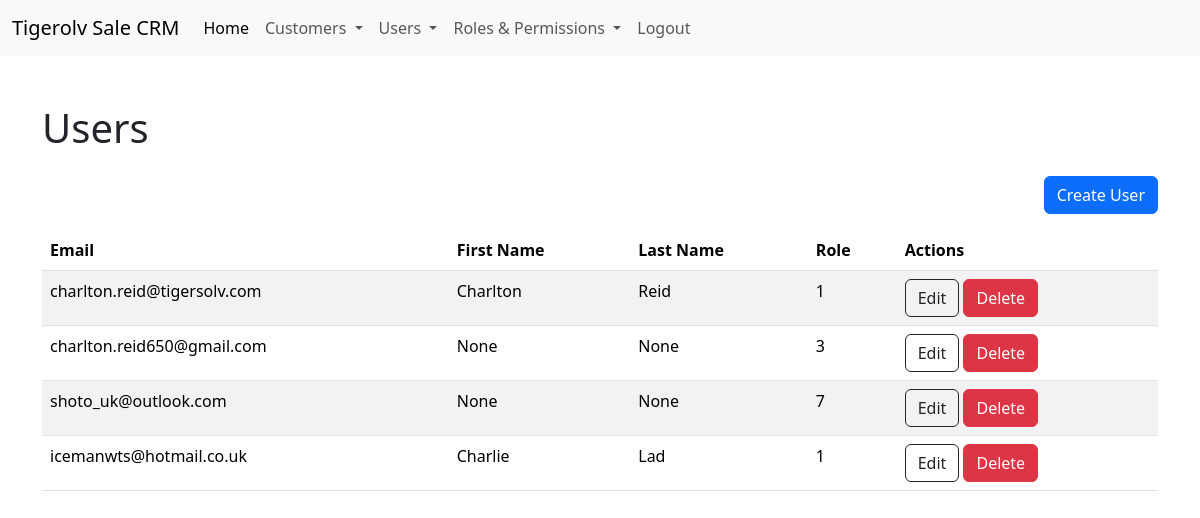
The page /users/ (signed in) on the database its author committed.
### app/models.py (models this page shows, shortened)
class User(UserMixin, db.Model):
    __tablename__ = 'user'
    UserId = db.Column(db.Integer,primary_key=True)
    FirstName = db.Column(db.String(64))
    LastName = db.Column(db.String(64))
    Email = db.Column(db.String(255))
    Password = db.Column(db.String(255))
    Role = db.Column(db.Integer, default=1)
    DateCreated = db.Column(db.DateTime , default=datetime.now)
    Confirmed = db.Column(db.Boolean,default=True)
    agent = db.relationship('Customer',backref='user',lazy='dynamic')
    note = db.relationship('Note',backref='user',lazy='dynamic')
    @property
    def password(self):
        raise AttributeError('password is not a readable attribute')
    @login_manager.user_loader
    def load_user(user_id):
        return User.query.get(int(user_id))
    def can(self,permissions):
        return self.Role is not None and (self.Role & permissions) == permissions
    def is_administrator(self):
        return self.can(Permission.ADMIN)

### app/main/views.py (the view)
@main.route('/users/', methods=['GET'])
@login_required
@admin_required
def view_users():
    try:
        logging.info('Rendering users page')
        users = User.query.all()
        logging.info('Users page rendered')
        return render_template('users.html', users=users)
    except:
        logging.error('Issue rendering users page')
        return render_template('error.html',message= 'There was an issue rendering users page')

### app/auth/views.py (called while the page is built)
@auth.before_app_request
def before_request():
    if current_user.is_authenticated:
        if not current_user.Confirmed \
                and request.blueprint != 'auth' \
                and request.endpoint != 'static':
            return redirect(url_for('auth.unconfirmed'))

### app/templates/users.html (shortened to what this page needs)
{% extends 'base.html' %}
{% block body %}
    <div class="container">
        <h1 class="mt-5 mb-4">Users</h1>
        <div class="row">
            <div class="col d-flex justify-content-end">
                <a class="btn btn-primary mb-3" href="/user/create" role="button">Create User</a>
            </div>
        </div>
        <table class="table table-striped">
            <thead>
                <tr>
                    <th scope="col">Email</th>
                    <th scope="col">First Name</th>
                    <th scope="col">Last Name</th>
                    <th scope="col">Role</th>
                    <th scope="col">Actions</th>
                </tr>
            </thead>
            <tbody>
                {% for user in users %}
                <tr>
                    <td>{{ user.Email }}</td>
                    <td>{{ user.FirstName }}</td>
                    <td>{{ user.LastName }}</td>
                    <td>{{ user.Role }}</td>
                    <td data-url="delete/{{ user.UserId }}">
                        <a class="btn btn-outline-dark" href="/user/edit/{{user.UserId}}" role="button">Edit</a>
                        <button class="btn btn-danger" data-bs-toggle="modal" data-bs-target="#deleteModal">Delete</button>
                    </td>
                </tr>
                {% endfor %}
            </tbody>
        </table>
    </div>
{% endblock %}

### app/templates/base.html (shortened to what this page needs)
<!DOCTYPE html>
<html>
    <head>
        <link rel="stylesheet" href="">
        <link href="https://cdn.jsdelivr.net/npm/bootstrap@5.3.2/dist/css/bootstrap.min.css" rel="stylesheet">
        <link rel="stylesheet" href="{{ url_for('static', filename='css/main.css') }}">
        {% block navbar %}
        <nav class="navbar navbar-expand-lg bg-body-tertiary">
            <div class="container-fluid">
              <a class="navbar-brand" href="/">Tigerolv Sale CRM</a>
              <div class="collapse navbar-collapse" id="navbarNav">
                <ul class="navbar-nav">
                  <li class="nav-item">
                    <a class="nav-link active" aria-current="page" href="/">Home</a>
                  </li>
                  {% if current_user.can(1) %}
                  <li class="nav-item dropdown">
                    <a class="nav-link dropdown-toggle" href="#" id="navbarDropdown" role="button" data-bs-toggle="dropdown" aria-expanded="false">
                      Customers
                    </a>
                  </li>
                  {% endif %}
                  {% if current_user.is_administrator() %}
                  <li class="nav-item dropdown">
                    <a class="nav-link dropdown-toggle" href="#" id="navbarDropdown" role="button" data-bs-toggle="dropdown" aria-expanded="false">
                      Users
                    </a>
                  </li>
                  <li class="nav-item dropdown">
                    <a class="nav-link dropdown-toggle" href="#" id="navbarDropdown" role="button" data-bs-toggle="dropdown" aria-expanded="false">
                      Roles & Permissions
                    </a>
                  </li>
                  {% endif %}
                  <li class="nav-item">
                    <a class="nav-link " href="/auth/logout">Logout</a>
                  </li>
                </ul>
              </div>
            </div>
          </nav>
        {% endblock navbar %}
    </head>
    <body>
        {% block body %}
        {% endblock body %}
    </body>
</html>

### rows shown on the page
User: Email "charlton.reid@tigersolv.com", FirstName "Charlton", LastName "Reid", Role "1"
User: Email "charlton.reid650@gmail.com", FirstName "None", LastName "None", Role "3"
User: Email "shoto_uk@outlook.com", FirstName "None", LastName "None", Role "7"
User: Email "icemanwts@hotmail.co.uk", FirstName "Charlie", LastName "Lad", Role "1"
